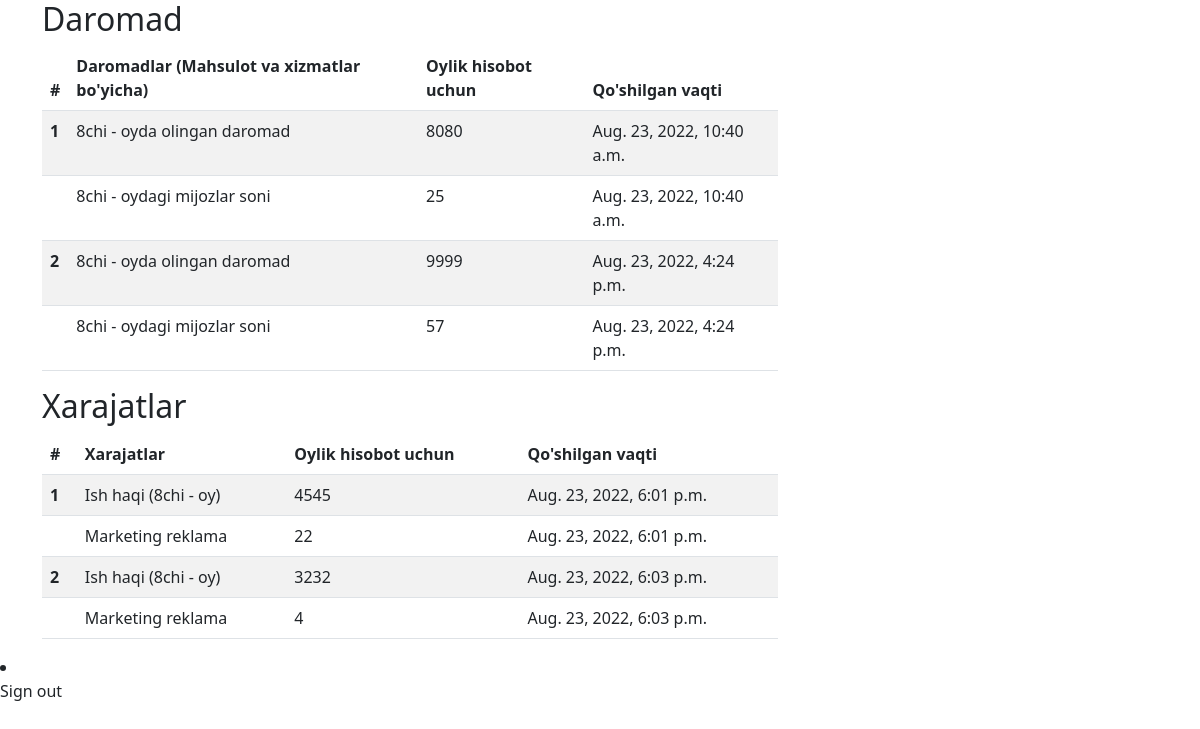
The page /report_detail/2 (signed in) on the database its author committed.
### report/models.py (models this page shows, shortened)
class InComeModel(models.Model):
    report = models.ForeignKey(ReportModel, related_name="income", on_delete=models.CASCADE)
    month_income = models.CharField(max_length=255)
    month_customer = models.CharField(max_length=255)
    publish_date = models.DateTimeField(auto_now_add=True)

class ExpenseModel(models.Model):
    report_expense = models.ForeignKey(ReportModel, related_name="expense", on_delete=models.CASCADE)
    salary = models.CharField(max_length=255)
    advertising = models.CharField(max_length=255)
    publish_date = models.DateTimeField(auto_now_add=True)

### report/views.py (the view)
# urls.py: path('report_detail/<int:pk>', report_detail_view, name='report_detail'),
@login_required
def report_detail_view(request, pk):
    context = {}
    report_detail = get_object_or_404(ReportModel, pk=pk)
    expense = ExpenseModel.objects.filter(report_expense_id=pk)
    income = InComeModel.objects.filter(report_id=pk)
    account = report_detail.author.email
    context['report_detail'] = report_detail
    context['expense'] = expense
    context['income'] = income
    context['account'] = account
    return render(request, 'report_detail.html', context)

### report/templates/report_detail.html (shortened to what this page needs)
<!doctype html>
<html lang="en">
<head>
    <link href="https://cdn.jsdelivr.net/npm/bootstrap@5.2.0/dist/css/bootstrap.min.css" rel="stylesheet"
>
</head>
<body>
    <div class="container">
        <div class="row">
            <div class="col-8">
                <h2>Daromad</h2>
                <table class="table table-striped">
                    <thead>
                        <tr>
                            <th scope="col">#</th>
                            <th scope="col">Daromadlar (Mahsulot va xizmatlar bo'yicha)</th>
                            <th scope="col">Oylik hisobot uchun</th>
                            <th scope="col">Qo'shilgan vaqti</th>
                        </tr>
                    </thead>
                    <tbody>
                    {% for i in income %}
                        <tr>
                            <th scope="row">{{ forloop.counter }}</th>
                            <td>{{ i.publish_date.date.month }}chi - oyda olingan daromad</td>
                            <td>{{ i.month_income }}</td>
                            <td>{{ i.publish_date }}</td>
                        </tr>
                        <tr>
                            <th scope="row"></th>
                            <td>{{ i.publish_date.month }}chi - oydagi mijozlar soni</td>
                            <td>{{ i.month_customer }}</td>
                            <td>{{ i.publish_date }}</td>
                        </tr>
                    {% endfor %}
                    </tbody>
                </table>
            </div>
        </div>
        <div class="row">
            <div class="col-8">
                <h2>Xarajatlar</h2>
                <table class="table table-striped">
                    <thead>
                        <tr>
                            <th scope="col">#</th>
                            <th scope="col">Xarajatlar</th>
                            <th scope="col">Oylik hisobot uchun</th>
                            <th scope="col">Qo'shilgan vaqti</th>
                        </tr>
                    </thead>
                         <tbody>
                         {% for i in expense %}
                            <tr>
                                <th scope="row">{{ forloop.counter }}</th>
                                <td>Ish haqi ({{ i.publish_date.month }}chi - oy)</td>
                                <td>{{ i.salary }}</td>
                                <td>{{ i.publish_date }}</td>
                            </tr>
                            <tr>
                                <th scope="row"></th>
                                <td>Marketing reklama</td>
                                <td>{{ i.advertising }}</td>
                                <td>{{ i.publish_date }}</td>
                            </tr>
                         {% endfor %}
                    </tbody>
                </table>
            </div>
        </div>
    </div>
</body>
  <li><a class="dropdown-item" href="{% url 'account:signout' %}">Sign out</a></li>
</html>

### rows shown on the page
InComeModel: publish_date.date.month "8", month_income "8080", publish_date "Aug. 23, 2022, 10:40 a.m.", publish_date.month "8", month_customer "25"
InComeModel: publish_date.date.month "8", month_income "9999", publish_date "Aug. 23, 2022, 4:24 p.m.", publish_date.month "8", month_customer "57"
ExpenseModel: publish_date.month "8", salary "4545", publish_date "Aug. 23, 2022, 6:01 p.m.", advertising "22"
ExpenseModel: publish_date.month "8", salary "3232", publish_date "Aug. 23, 2022, 6:03 p.m.", advertising "4"
